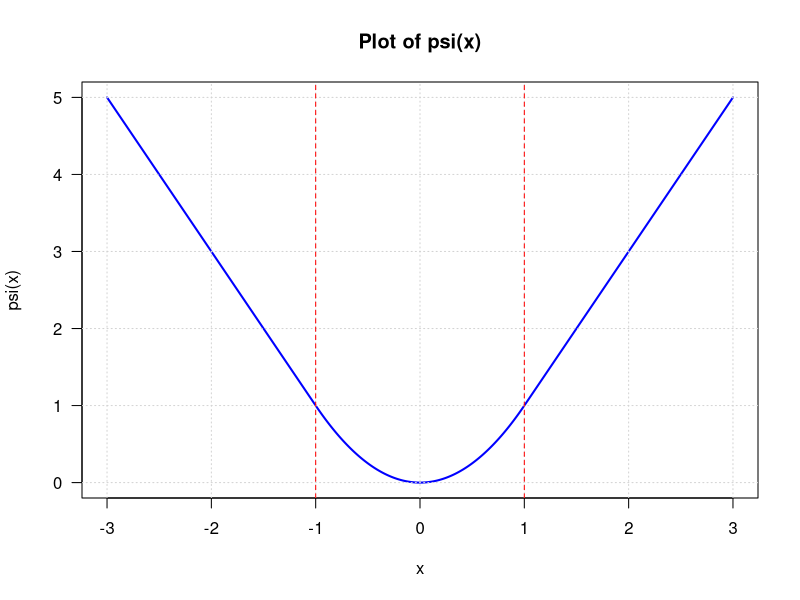
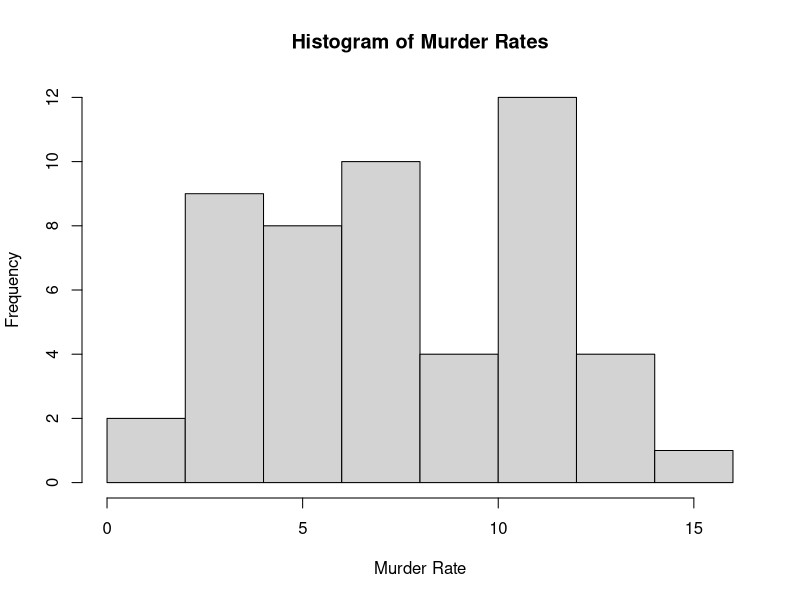

R code for these plots, in order:
# ============================================
# CONTROL FLOW AND STRINGS
# ============================================
# 
# AGENDA:
# - Control flow (or alternatively, flow of control)
# - if(), for(), and while()
# - Avoiding iteration
# - Introduction to strings and string operations
# ============================================

# ============================================
# CONDITIONALS
# ============================================
# Have the computer decide what to do next
#
# Mathematically:
# |x| = { x    if x >= 0
#       { -x   if x < 0
#
# ψ(x) = { x^2      if |x| <= 1
#        { 2|x| - 1 if |x| > 1
#
# Exercise: plot ψ in R

# Define the piecewise function ψ(x)
psi <- function(x) {
  if (abs(x) <= 1) {
    return(x^2)
  } else {
    return(2*abs(x) - 1)
  }
}

# Create a sequence of x values
x_values <- seq(-3, 3, by = 0.01)

# Apply the function to each x value
y_values <- sapply(x_values, psi)

# Create plots directory if it doesn't exist
if (!dir.exists("plots")) {
  dir.create("plots")
}

# Save plot to file
png("plots/psi_function_plot.png", width = 800, height = 600)

# Plot the function
plot(x_values, y_values, type = "l", col = "blue", lwd = 2,
     main = "Plot of psi(x)",
     xlab = "x", ylab = "psi(x)",
     las = 1)

# Add gridlines for clarity
grid()

# Add a vertical line at x = -1 and x = 1 to show where the function changes
abline(v = c(-1, 1), col = "red", lty = 2)

# Close the plotting device to save the file
dev.off()

cat("Plot saved to plots/psi_function_plot.png\n")


# Computationally:
# if the country code is not "US", multiply prices by current exchange rate

# Example implementation
adjust_price <- function(price, country_code, exchange_rate = 1.0) {
  if (country_code != "US") {
    return(price * exchange_rate)
  } else {
    return(price)
  }
}

# Test the function
print(adjust_price(100, "US", 1.2))       # Returns 100 (no change)
print(adjust_price(100, "CA", 1.35))      # Returns 135 (converted)
print(adjust_price(100, "UK", 0.79))      # Returns 79 (converted)

# ============================================
# if() EXAMPLES
# ============================================
# Example: Absolute value using if()
x <- -5  # Define x for demonstration
if (x >= 0) {
  print(x)
} else {
  print(-x)
}

# Example: Piecewise function using nested if()
x <- 1.5  # Define x for demonstration
if (x^2 < 1) {
  print(x^2)
} else {
  if (x >= 0) {
    print(2*x-1)
  } else {
    print(-2*x-1)
  }
}

# ============================================
# COMBINING BOOLEANS
# ============================================
# & and | work like + or *: combine terms element-wise
#
# Flow control wants one Boolean value, and to skip calculating what's not needed
#
# && and || give one Boolean, lazily

# Example: && stops evaluation if first condition is FALSE
(0 > 0) && (all.equal(42%%6, 169%%13))
# Since (0 > 0) is FALSE, the second part is never evaluated
# This is "lazy" or "short-circuit" evaluation

# ============================================
# ITERATION
# ============================================
# Repeat similar actions multiple times

# Example: Create a table of logarithms using a for loop
table.of.logarithms <- vector(length=7,mode="numeric")
table.of.logarithms

for (i in 1:length(table.of.logarithms)) {
  table.of.logarithms[i] <- log(i)
}
table.of.logarithms

# ============================================
# for() LOOPS
# ============================================
# for() executes a block of code repeatedly for each element in a sequence
# Syntax: for (variable in sequence) { code block }
# The loop variable takes on each value in the sequence, one at a time
#
# for increments a counter (here i) along a vector (here 1:length(table.of.logarithms))
# and loops through the **body** until it runs through the vector
#
# "iterates over the vector"
#
# Note, there is a better way to do this job!
#
# Can contain just about anything, including:
# - if() clauses
# - other for() loops (nested iteration)

# Example: Basic for loop filling a vector
for (i in 1:length(table.of.logarithms)) {
  table.of.logarithms[i] <- log(i)
}

# Example: Nested iteration - Matrix multiplication
# First, create two matrices for demonstration
a <- matrix(c(1, 2, 3, 4, 5, 6), nrow=2, ncol=3)
b <- matrix(c(7, 8, 9, 10, 11, 12), nrow=3, ncol=2)

c <- matrix(0, nrow=nrow(a), ncol=ncol(b))
if (ncol(a) == nrow(b)) {
  for (i in 1:nrow(c)) {
    for (j in 1:ncol(c)) {
      for (k in 1:ncol(a)) {
        c[i,j] <- c[i,j] + a[i,k]*b[k,j]
      }
    }
  }
} else {
  stop("matrices a and b non-conformable")
}
print("Matrix multiplication result:")
print(c)

# ============================================
# while() LOOPS
# ============================================
# Condition in the argument to while must be a single Boolean value (like if)
#
# Body is looped over until the condition is FALSE so can loop forever
#
# Loop never begins unless the condition starts TRUE

# Example: Repeatedly take square root until convergence
x <- c(5, 10, 15)  # Initialize with some values
print("Initial x:")
print(x)

while (max(x) - 1 > 1e-06) {
  x <- sqrt(x)
}

print("Final x after convergence:")
print(x)

# ============================================
# VECTORIZED ARITHMETIC
# ============================================
# How many languages add 2 vectors:

# Example: Adding two vectors element by element using a for loop
a <- c(1, 2, 3, 4, 5)
b <- c(10, 20, 30, 40, 50)

c <- vector(length=length(a))
for (i in 1:length(a)) {  c[i] <- a[i] + b[i]  }

print("Vector addition using for loop:")
print(c)

# ============================================
# VECTORIZED CALCULATIONS
# ============================================
# Vectorized calculations
# Many functions are set up to vectorize automatically

# Example: abs() function automatically works on entire vector
abs(-3:3)

# Example: log() function also vectorizes automatically
log(1:7)

# ============================================
# VECTORIZED CONDITIONS: ifelse()
# ============================================
# ifelse() allows vectorized conditional operations
# 1st argument is a Boolean vector, then pick from the 2nd or 3rd vector arguments as TRUE or FALSE

# Example: Piecewise function using ifelse()
x <- seq(-3, 3, by = 0.5)
print("x values:")
print(x)

result <- ifelse(x^2 > 1, 2*abs(x)-1, x^2)
print("ifelse(x^2 > 1, 2*abs(x)-1, x^2):")
print(result)

# ============================================
# WHAT IS TRUTH?
# ============================================
# 0 counts as FALSE; other numeric values count as TRUE
# The strings "TRUE" and "FALSE" count as you'd hope
# Most everything else gives an error
#
# Advice: Don't play games here; try to make sure control expressions are getting Boolean values
#
# Conversely, in arithmetic, FALSE is 0 and TRUE is 1

# Example: Using TRUE/FALSE as numbers
library(datasets)
states <- data.frame(state.x77, abb=state.abb, region=state.region, division=state.division)

# Calculate the proportion of states with murder rate > 7
# TRUE becomes 1, FALSE becomes 0, so mean gives the proportion
proportion_high_murder <- mean(states$Murder > 7)
print("Proportion of states with Murder rate > 7:")
print(proportion_high_murder)

# ============================================
# switch()
# ============================================
# Simplify nested if with switch(): give a variable to select on, then a value for each option

# Example: Different summary statistics based on type
type.of.summary <- "mean"  # Try changing this to "median", "histogram", or something else

result <- switch(type.of.summary,
       mean=mean(states$Murder),
       median=median(states$Murder),
       histogram=hist(states$Murder),
       "I don't understand")

print("Switch result:")
print(result)

# ============================================
# EXERCISE IMPLEMENTATION
# ============================================
# Set type.of.summary to, successively, "mean", "median", "histogram", and "mode", and explain what happens

# Test 1: "mean"
cat("\n--- Test 1: type.of.summary = 'mean' ---\n")
type.of.summary <- "mean"
result <- switch(type.of.summary,
       mean=mean(states$Murder),
       median=median(states$Murder),
       histogram=hist(states$Murder),
       "I don't understand")
print(result)
cat("Explanation: Returns the mean of Murder rates\n")

# Test 2: "median"
cat("\n--- Test 2: type.of.summary = 'median' ---\n")
type.of.summary <- "median"
result <- switch(type.of.summary,
       mean=mean(states$Murder),
       median=median(states$Murder),
       histogram=hist(states$Murder),
       "I don't understand")
print(result)
cat("Explanation: Returns the median of Murder rates\n")

# Test 3: "histogram"
cat("\n--- Test 3: type.of.summary = 'histogram' ---\n")
type.of.summary <- "histogram"
# Create plots directory if it doesn't exist
if (!dir.exists("plots")) {
  dir.create("plots")
}
png("plots/murder_histogram.png", width = 800, height = 600)
result <- switch(type.of.summary,
       mean=mean(states$Murder),
       median=median(states$Murder),
       histogram=hist(states$Murder, main="Histogram of Murder Rates", xlab="Murder Rate"),
       "I don't understand")
dev.off()
cat("Histogram saved to plots/murder_histogram.png\n")
cat("Explanation: Creates and displays a histogram of Murder rates\n")

# Test 4: "mode"
cat("\n--- Test 4: type.of.summary = 'mode' ---\n")
type.of.summary <- "mode"
result <- switch(type.of.summary,
       mean=mean(states$Murder),
       median=median(states$Murder),
       histogram=hist(states$Murder),
       "I don't understand")
print(result)
cat("Explanation: 'mode' is not in the switch cases, so it returns the default message 'I don't understand'\n")

# ============================================
# UNCONDITIONAL ITERATION
# ============================================
# repeat creates an infinite loop that continues forever unless explicitly stopped with break

# Example: Infinite loop (commented out to prevent actual infinite execution)
# WARNING: This will run forever if uncommented!
# repeat {
#   print("Help! I am Dr. Morris Culpepper, trapped in an endless loop!")
# }

# Practical example: Using repeat with a break condition
cat("\n--- Example: repeat with break condition ---\n")
counter <- 1
repeat {
  print(paste("Iteration:", counter))
  counter <- counter + 1
  if (counter > 3) {
    cat("Breaking out of the loop!\n")
    break  # Exit the loop when counter > 3
  }
}

# ============================================
# "MANUAL" CONTROL OVER ITERATION
# ============================================
# break() exits the loop; next() skips the rest of the body and goes back into the loop
# Both work with for(), while(), and repeat()

# Example: Using break() and next() in repeat loop
cat("\n--- Example: Manual control with break() and next() ---\n")

watched <- FALSE
rescued <- FALSE
iteration_count <- 0

repeat {
  iteration_count <- iteration_count + 1
  
  # Simulate different conditions
  if (iteration_count == 2) watched <- TRUE
  if (iteration_count == 3) watched <- FALSE
  if (iteration_count == 5) rescued <- TRUE
  
  if (watched) { 
    cat(paste("Iteration", iteration_count, ": Skipping (watched)\n"))
    next  # Skip the rest and go back to start of loop
  }
  
  print(paste("Iteration", iteration_count, ": Help! I am Dr. Morris Culpepper, trapped in an endless loop!"))
  
  if (rescued) { 
    cat("Dr. Culpepper has been rescued!\n")
    break  # Exit the loop
  }
}

# ============================================
# break() and next() with for() and while()
# ============================================

# Example: next() in a for loop - skip even numbers
cat("\n--- Example: next() in for loop - skip even numbers ---\n")
for (i in 1:5) {
  if (i %% 2 == 0) {
    next  # Skip even numbers
  }
  print(paste("Processing odd number:", i))
}

# Example: break() in a while loop - stop at threshold
cat("\n--- Example: break() in while loop ---\n")
total <- 0
i <- 1
while (i <= 10) {
  total <- total + i
  print(paste("i =", i, ", total =", total))
  if (total > 15) {
    cat("Total exceeded 15, breaking!\n")
    break
  }
  i <- i + 1
}

# ============================================
# EXERCISE
# ============================================
# EXERCISE
# ============================================
# Exercise: how would you replace while() with repeat()?
#
# Answer: while(condition) { body } 
# becomes:
# repeat { if (!condition) break; body }

# ============================================
# CHARACTERS VS. STRINGS
# ============================================
# Character: a symbol in a written language, specifically what you can enter at a keyboard:
#   letters, numerals, punctuation, space, newlines, etc.
#   Examples: 'L', 'i', 'n', 'c', 'o', 'l', 'n'
#
# String: a sequence of characters bound together
#   Example: "Lincoln"
#
# Note: R does not have a separate type for characters and strings
#   Both are represented as character vectors

mode("L")

mode("Lincoln")


class("Lincoln")

# ============================================
# MAKING STRINGS
# ============================================
# Use single or double quotes to construct a string
# Use nchar() to get the length of a single string
# Why do we prefer double quotes?

"Lincoln"


nchar("Lincoln")

"Abraham Lincoln"

nchar("Abraham Lincoln")

"As Lincoln never said, \"Four score and seven beers ago\""

# ============================================
# CHARACTER DATA TYPE
# ============================================
# One of the atomic data types, like numeric or logical
#
# Can go into scalars, vectors, arrays, lists, or be the type of a column in a data frame.

# Example: length() vs nchar()
# length() counts the number of elements in a vector
length("Abraham Lincoln's beard")


length(c("Abraham", "Lincoln's", "beard"))


# nchar() counts the number of characters in each string
nchar("Abraham Lincoln's beard")


nchar(c("Abraham", "Lincoln's", "beard"))

# ============================================
# CHARACTER-VALUED VARIABLES
# ============================================
# They work just like others, e.g., with vectors:

president <- "Lincoln"
nchar(president)  # NOT 9


presidents <- c("Fillmore","Pierce","Buchanan","Davis","Johnson")
presidents[3]

presidents[-(1:3)]

# ============================================
# DISPLAYING CHARACTERS
# ============================================
# We know print(), of course; cat() writes the string directly to the console.
# If you're debugging, message() is R's preferred syntax.

# Example: Different display functions
print("Abraham Lincoln")


cat("Abraham Lincoln")


cat(presidents)
cat("\n")  # Add newline for readability

message(presidents)

# ============================================
# SUBSTRING OPERATIONS
# ============================================
# Substring: a smaller string from the big string, but still a string in its own right.
# A string is not a vector or a list, so we cannot use subscripts like [[ ]] or []
# to extract substrings; we use substr() instead.

# Example: Extracting a substring
phrase <- "Christmas Bonus"
print("Original phrase:")
print(phrase)

result <- substr(phrase, start=8, stop=12)
print("substr(phrase, start=8, stop=12):")
print(result)
## [1] "as Bo"

# We can also use substr to replace elements:
substr(phrase, 13, 13) <- "g"
print("After replacing character 13 with 'g':")
print(phrase)
## [1] "Christmas Bogus"

# ============================================
# substr() FOR STRING VECTORS
# ============================================
# substr() vectorizes over all its arguments:

print("Presidents vector:")
print(presidents)
## [1] "Fillmore" "Pierce" "Buchanan" "Davis" "Johnson"

# First two characters
print("\nFirst two characters - substr(presidents, 1, 2):")
print(substr(presidents, 1, 2))
## [1] "Fi" "Pi" "Bu" "Da" "Jo"

# Last two characters
print("\nLast two characters - substr(presidents, nchar(presidents)-1, nchar(presidents)):")
print(substr(presidents, nchar(presidents)-1, nchar(presidents)))
## [1] "re" "ce" "an" "is" "on"

# No such substrings so return the null string
print("\nCharacters 20-21 (beyond string length) - substr(presidents, 20, 21):")
print(substr(presidents, 20, 21))
## [1] "" "" "" "" ""

# ============================================
# DIVIDING STRINGS INTO VECTORS
# ============================================
# strsplit() divides a string according to key characters, by splitting each element
# of the character vector x at appearances of the pattern split.

scarborough.fair <- "parsley, sage, rosemary, thyme"

# Split on comma only (leaves spaces at beginning of words)
print("\nSplitting on ',' - strsplit(scarborough.fair, ','):")
result1 <- strsplit(scarborough.fair, ",")
print(result1)
## [[1]]
## [1] "parsley"  " sage"    " rosemary" " thyme"

# Split on comma followed by space (cleaner result)
print("\nSplitting on ', ' - strsplit(scarborough.fair, ', '):")
result2 <- strsplit(scarborough.fair, ", ")
print(result2)
## [[1]]
## [1] "parsley"  "sage"     "rosemary" "thyme"

# Pattern is recycled over elements of the input vector:
print("\nSplitting multiple strings - strsplit(c(...), ', '):")
result3 <- strsplit(c(scarborough.fair, "Garfunkel, Oates", "Clement, McKenzie"), ", ")
print(result3)
## [[1]]
## [1] "parsley"  "sage"     "rosemary" "thyme"
## 
## [[2]]
## [1] "Garfunkel" "Oates"
## 
## [[3]]
## [1] "Clement"  "McKenzie"

# ============================================
# COMBINING VECTORS INTO STRINGS
# ============================================
# Converting one variable type to another is called casting:

# Obvious conversion
print("\nas.character(7.2):")
print(as.character(7.2))
## [1] "7.2"

# Obvious - scientific notation preserved
print("\nas.character(7.2e12):")
print(as.character(7.2e12))
## [1] "7.2e+12"

# Obvious - vector of numbers
print("\nas.character(c(7.2, 7.2e12)):")
print(as.character(c(7.2, 7.2e12)))
## [1] "7.2"     "7.2e+12"

# Not quite so obvious - scientific notation expanded
print("\nas.character(7.2e5):")
print(as.character(7.2e5))
## [1] "720000"

# ============================================
# BUILDING STRINGS FROM MULTIPLE PARTS
# ============================================
# The paste() function is very flexible!

# With one vector argument, works like as.character():
print("\npaste(41:45):")
print(paste(41:45))
## [1] "41" "42" "43" "44" "45"

# With 2 or more vector arguments, combines them with recycling:
print("\npaste(presidents, 41:45):")
print(paste(presidents, 41:45))
## [1] "Fillmore 41" "Pierce 42"   "Buchanan 43" "Davis 44"    "Johnson 45"

# Not historically accurate!
print("\npaste(presidents, c('R', 'D')):")
print(paste(presidents, c("R", "D")))
## [1] "Fillmore R" "Pierce D"   "Buchanan R" "Davis D"    "Johnson R"

# Multiple arguments with recycling
print("\npaste(presidents, '(', c('R','D'), 41:45, ')'):")
print(paste(presidents, "(", c("R","D"), 41:45, ")"))
## [1] "Fillmore ( R 41 )" "Pierce ( D 42 )"   "Buchanan ( R 43 )"
## [4] "Davis ( D 44 )"    "Johnson ( R 45 )"

# Changing the separator between pasted-together terms:
print("\npaste(presidents, ' (', 41:45, ')', sep='_'):")
print(paste(presidents, " (", 41:45, ")", sep="_"))
## [1] "Fillmore_ (_41_)" "Pierce_ (_42_)"   "Buchanan_ (_43_)"
## [4] "Davis_ (_44_)"    "Johnson_ (_45_)"

print("\npaste(presidents, ' (', 41:45, ')', sep=''):")
print(paste(presidents, " (", 41:45, ")", sep=""))
## [1] "Fillmore (41)" "Pierce (42)"   "Buchanan (43)" "Davis (44)"
## [5] "Johnson (45)"

# Exercise: what happens if you give sep a vector?
print("\nExercise - paste(presidents, 41:45, sep=c('-', '=')):")
print(paste(presidents, 41:45, sep=c("-", "=")))
## Only the first element of sep is used (with a warning)

# ============================================
# MORE COMPLICATED EXAMPLE OF RECYCLING
# ============================================
# Exercise: Convince yourself of why this works as it does

print("\npaste(c('HW','Lab'), rep(1:11, times=rep(2,11))):")
result <- paste(c("HW","Lab"), rep(1:11, times=rep(2,11)))
print(result)
## [1] "HW 1"   "Lab 1"  "HW 2"   "Lab 2"  "HW 3"   "Lab 3"  "HW 4"
## [8] "Lab 4"  "HW 5"   "Lab 5"  "HW 6"   "Lab 6"  "HW 7"   "Lab 7"
## [15] "HW 8"   "Lab 8"  "HW 9"   "Lab 9"  "HW 10"  "Lab 10" "HW 11"
## [22] "Lab 11"

# Explanation:
# - c("HW","Lab") is recycled 11 times to match length of second vector
# - rep(1:11, times=rep(2,11)) creates: 1, 1, 2, 2, 3, 3, ..., 11, 11
# - Result pairs HW/Lab with each number twice

# ============================================
# CONDENSING MULTIPLE STRINGS
# ============================================
# Producing one big string:

print("\npaste(presidents, ' (', 41:45, ')', sep='', collapse='; '):")
result_collapsed <- paste(presidents, " (", 41:45, ")", sep="", collapse="; ")
print(result_collapsed)
## [1] "Fillmore (41); Pierce (42); Buchanan (43); Davis (44); Johnson (45)"

# Default value of collapse is NULL - that is, it won't use it
print("\nWithout collapse (default):")
result_no_collapse <- paste(presidents, " (", 41:45, ")", sep="")
print(result_no_collapse)
## Returns a vector of 5 strings

# ============================================
# FUNCTION FOR WRITING REGRESSION FORMULAS
# ============================================
# R has a standard syntax for models: outcome ~ predictors.

my.formula <- function(dep, indeps, df) {
  rhs <- paste(colnames(df)[indeps], collapse="+")
  return(paste(colnames(df)[dep], "~", rhs, collapse=""))
}

# Example: Create formula using column indices
print("\nmy.formula(2, c(3,5,7), df=state.x77):")
formula_result <- my.formula(2, c(3,5,7), df=state.x77)
print(formula_result)
## [1] "Income ~ Illiteracy+Murder+Frost"

# This function builds a formula string by:
# - Taking the dependent variable column index (dep)
# - Taking independent variable column indices (indeps)
# - Pasting column names together with "+" and "~"

# ============================================
# GENERAL SEARCH
# ============================================
# Use grep() to find which strings have a matching search term

# Sample text data
sample_text <- c("The quick brown fox", 
                 "jumps over the lazy dog",
                 "The fox was very clever",
                 "Dogs and foxes are animals",
                 "Cats are also animals")

print("\nSample text:")
print(sample_text)

# Find which strings contain "fox"
print("\ngrep('fox', sample_text):")
fox_indices <- grep("fox", sample_text)
print(fox_indices)
print("Strings containing 'fox':")
print(sample_text[fox_indices])

# Find which strings contain "dog" (case sensitive)
print("\ngrep('dog', sample_text):")
dog_indices <- grep("dog", sample_text)
print(dog_indices)
print("Strings containing 'dog':")
print(sample_text[dog_indices])

# Case-insensitive search
print("\ngrep('DOG', sample_text, ignore.case=TRUE):")
dog_insensitive <- grep("DOG", sample_text, ignore.case=TRUE)
print(dog_insensitive)

# ============================================
# RECONSTITUTING AND WORD COUNTING
# ============================================
# Make one long string, then split the words

# Combine all text into one string
print("\nReconstituting text:")
long_string <- paste(sample_text, collapse=" ")
print(long_string)

# Split into words
print("\nSplitting into words:")
words <- unlist(strsplit(long_string, " "))
print(words)

# Counting words with table()
print("\nCounting words with table():")
word_counts <- table(words)
print(word_counts)

# Most frequent words
print("\nMost frequent words:")
sorted_counts <- sort(word_counts, decreasing=TRUE)
print(head(sorted_counts, 5))

# ============================================
# TEXT PATTERNS AND REGULAR EXPRESSIONS
# ============================================
# Need to learn how to work with text patterns and not just constants
# Searching for text patterns using regular expressions

# Find strings starting with "The"
print("\ngrep('^The', sample_text):")
starts_with_the <- grep("^The", sample_text)
print(starts_with_the)
print(sample_text[starts_with_the])

# Find strings ending with "animals"
print("\ngrep('animals$', sample_text):")
ends_with_animals <- grep("animals$", sample_text)
print(ends_with_animals)
print(sample_text[ends_with_animals])

# Find strings containing any digit
numbers_text <- c("There are 3 foxes", "No numbers here", "Year 2023", "Another text")
print("\ngrep('[0-9]', numbers_text):")
has_digit <- grep("[0-9]", numbers_text)
print(has_digit)
print(numbers_text[has_digit])

# Find strings with "fox" or "dog" using pattern
print("\ngrep('fox|dog', sample_text):")
fox_or_dog <- grep("fox|dog", sample_text)
print(fox_or_dog)
print(sample_text[fox_or_dog])

cat("\n=== Regular Expression Patterns ===\n")
cat("^ - Start of string\n")
cat("$ - End of string\n")
cat("[0-9] - Any digit\n")
cat("| - OR operator\n")
cat(". - Any character\n")
cat("* - Zero or more repetitions\n")
cat("+ - One or more repetitions\n")



 











